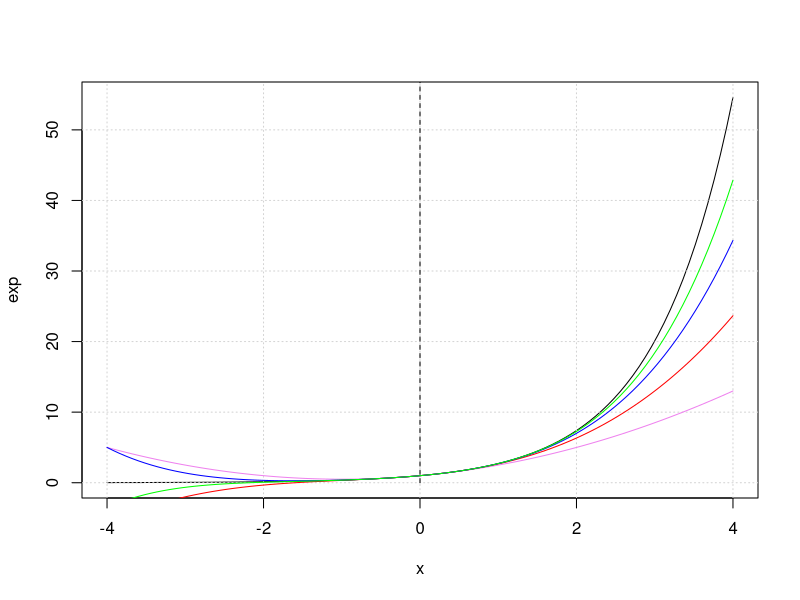
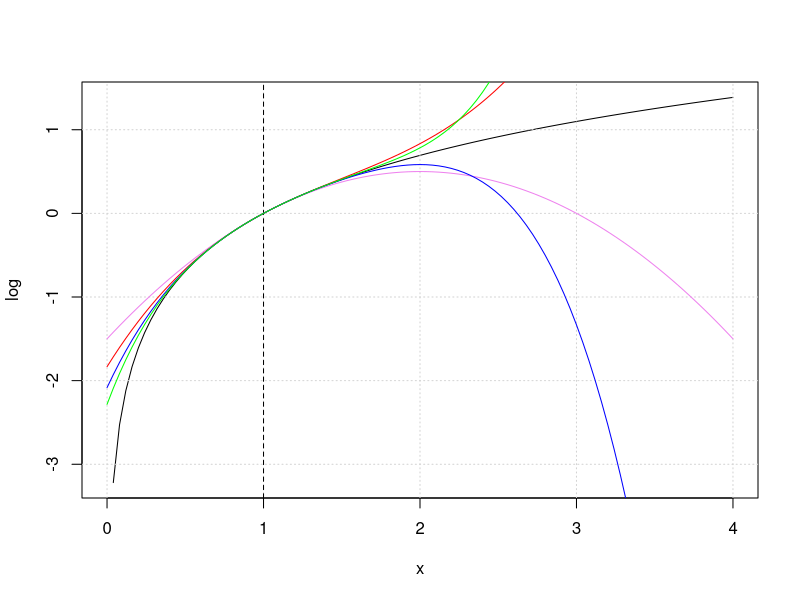

Recreate these plots in R, in order.
#10.2

#a
pol_exp <- function(x,n){
  soma <- 0
  fac <- 1
  for(i in 0:n){
    if(i>=2)fac <- i * fac
    soma <- x**i/fac + soma
  }
  return(soma)
}

#b
plot(exp,-4,4)
grid()
segments(x0=0,y0=0,x1=0,y1=150,lty=2)
curve(pol_exp(x,n=2),add=T,col="violet")
curve(pol_exp(x,n=3),add=T,col="red")
curve(pol_exp(x,n=4),add=T,col="blue")
curve(pol_exp(x,n=5),add=T,col="green")

#10.3

f <- function(x,er){
  fa <- 1
  i <- 0
  soma <- 0
  repeat{
    if(i>1)fa <- i*fa 
    parcel <- x**i/fa
    if(abs(parcel) < er) break
    soma <- soma + parcel
    i <- i + 1
    
  }
  return(c(soma,i))
}

g = function(x,er){
    resp = f(-x^(2)/2,er)
    return(resp)
}

#10.5
pol_ln <- function(x,n){
  soma <- 0
  for(i in 1:n){
  fator <- (-1)**(i+1) *((x-1)**i)/i
  soma <- soma + fator
  }
return(soma)
}
#b

plot(log,0,4)
grid()
segments(x0=1,y0=-4,x1=1,y1=10,lty=2)
curve(pol_ln(x,n=2),add=T,col="violet")
curve(pol_ln(x,n=3),add=T,col="red")
curve(pol_ln(x,n=4),add=T,col="blue")
curve(pol_ln(x,n=5),add=T,col="green")

#10.6
#a
aprox_log <- function(x,er, p = 1){
  if(x > 2){
    x <- 1/x
    p <- -1
  }
  soma <- 0
  i <- 1
  repeat{
  fator <- (-1)**(i+1) *((x-1)**i)/i
  soma <- fator + soma
  if(abs(fator)<er)break
  i <- i +1
  }
  return(p*soma)
}

#c
any_base <- function(x,b,er){
  part1 <- aprox_log(x,er)
  part2 <- aprox_log(b,er)
  return(part1/part2)
}

#10.7

aprox_sen <- function(x,er){
  if(abs(x)>pi) return(aprox_sen(x-2*pi, er))
  aprox <- 0
  i <- 0
  repeat{
  fator <- (-1)**i * x**(2*i+1)/factorial((2*i +1))
  aprox <- aprox + fator
  if(fator<er)break
  i <- i +1
  }
  return(aprox)
}

############################################################################

ap = function(x,inc){
     if(x<=0){return("Erro")}
     if(x>=2){return(-ap(1/x,inc))}
     aprox = 0
     for(i in 1:10){
         a = 1
         if(i%%2==0){a = -a}
         aprox = aprox + a*((x-1)^i)/i
       
     }
     i = 11
     repeat{
        parcela = ((-1)^(i+1))*((x-1)^i)/i
        if(abs(parcela)<inc){return(aprox)}
        aprox = aprox + parcela
        i = i +1
     }
}
ap(3,0.00001)
log(3)






























